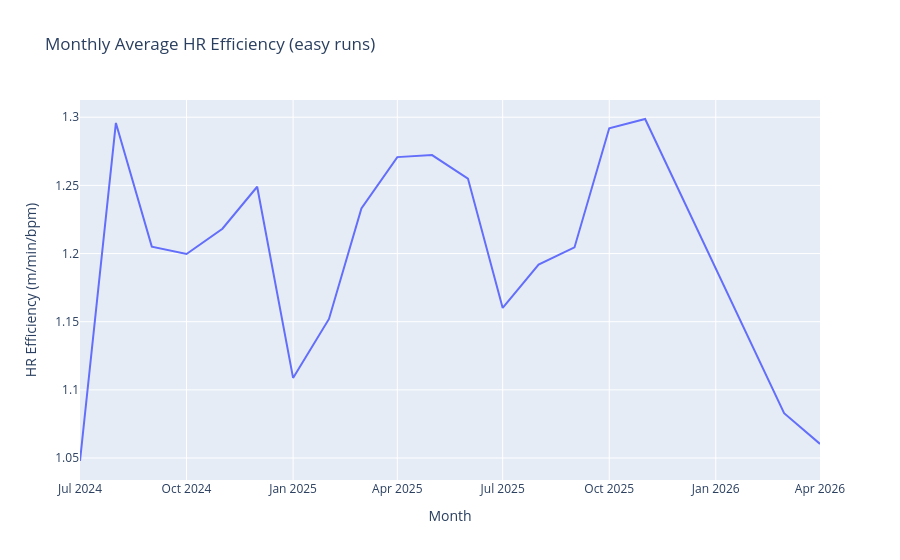

The notebook cell this image was saved under:
### Code cell
df_easy["month_year"] = df_easy["date"].dt.to_period("M").dt.start_time

monthly_eff = df_easy.groupby("month_year")["hr_efficiency"].mean().reset_index()

fig = px.line(monthly_eff, x="month_year", y="hr_efficiency",
              title="Monthly Average HR Efficiency (easy runs)",
              labels={"hr_efficiency": "HR Efficiency (m/min/bpm)", 
                      "month_year": "Month"})
fig.show()

### Figure 1 — Plotly figure (JSON) as saved in the notebook; plotly's stock layout.template omitted (floating-point values rounded to 4 significant figures)
{"data": [{"hovertemplate": "Month=%{x}<br>HR Efficiency (m/min/bpm)=%{y}<extra></extra>", "legendgroup": "", "line": {"color": "#636efa", "dash": "solid"}, "marker": {"symbol": "circle"}, "mode": "lines", "name": "", "orientation": "v", "showlegend": false, "type": "scatter", "x": ["2024-07-01T00:00:00.000000", "2024-08-01T00:00:00.000000", "2024-09-01T00:00:00.000000", "2024-10-01T00:00:00.000000", "2024-11-01T00:00:00.000000", "2024-12-01T00:00:00.000000", "2025-01-01T00:00:00.000000", "2025-02-01T00:00:00.000000", "2025-03-01T00:00:00.000000", "2025-04-01T00:00:00.000000", "2025-05-01T00:00:00.000000", "2025-06-01T00:00:00.000000", "2025-07-01T00:00:00.000000", "2025-08-01T00:00:00.000000", "2025-09-01T00:00:00.000000", "2025-10-01T00:00:00.000000", "2025-11-01T00:00:00.000000", "2026-03-01T00:00:00.000000", "2026-04-01T00:00:00.000000"], "xaxis": "x", "y": [1.048, 1.296, 1.205, 1.2, 1.218, 1.249, 1.109, 1.152, 1.233, 1.271, 1.272, 1.255, 1.16, 1.192, 1.204, 1.292, 1.299, 1.083, 1.06], "yaxis": "y"}], "layout": {"legend": {"tracegroupgap": 0}, "title": {"text": "Monthly Average HR Efficiency (easy runs)"}, "xaxis": {"anchor": "y", "domain": [0, 1], "title": {"text": "Month"}}, "yaxis": {"anchor": "x", "domain": [0, 1], "title": {"text": "HR Efficiency (m/min/bpm)"}}}}
